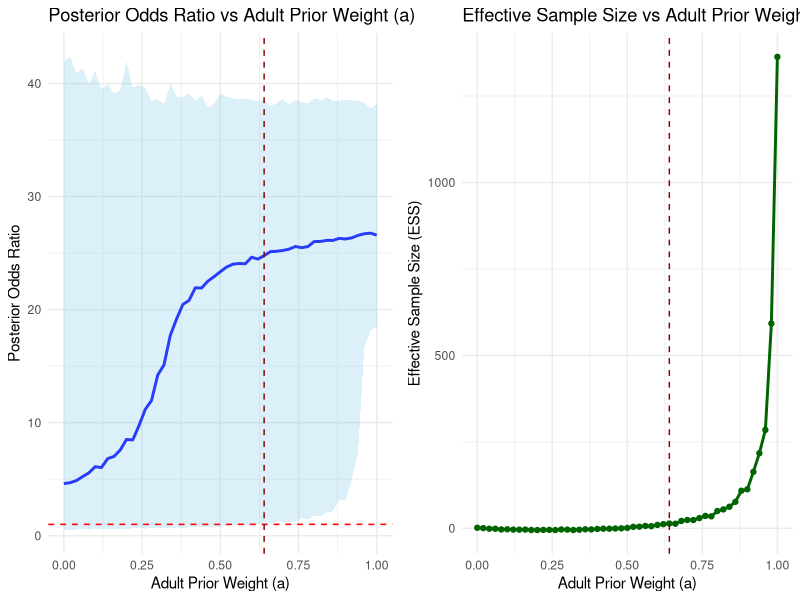
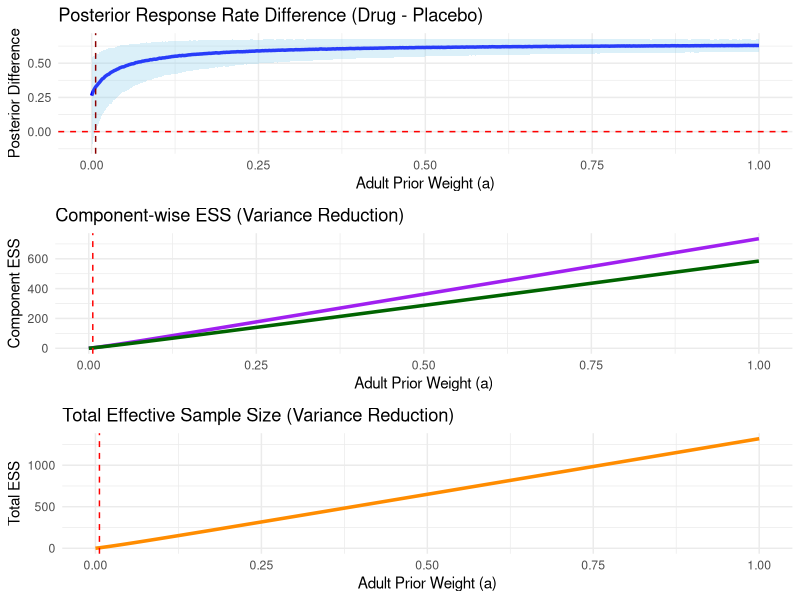

Recreate these plots in R, in order.
## ---- chunk 1
library(ggplot2)
library(gridExtra)

set.seed(123)  # For reproducibility
# Step 1: Basic inputs
adult_placebo_n_pool <- 494
adult_placebo_events_pool <- 45
adult_drug_n_pool <- 509
adult_drug_events_pool <- 375

pediatric_placebo_n_pool <- 6
pediatric_placebo_events_pool <- 1
pediatric_drug_n_pool <- 30
pediatric_drug_events_pool <- 15

# Step 2: Log-odds and variance
log_odds_adult_placebo <- log(adult_placebo_events_pool / (adult_placebo_n_pool - adult_placebo_events_pool))
log_odds_adult_drug <- log(adult_drug_events_pool / (adult_drug_n_pool - adult_drug_events_pool))
adult_variance_placebo <- adult_placebo_n_pool / (adult_placebo_events_pool * (adult_placebo_n_pool - adult_placebo_events_pool))
adult_variance_drug <- adult_drug_n_pool / (adult_drug_events_pool * (adult_drug_n_pool - adult_drug_events_pool))
adult_variance <- adult_variance_placebo + adult_variance_drug

log_odds_pediatric_placebo <- log(pediatric_placebo_events_pool / (pediatric_placebo_n_pool - pediatric_placebo_events_pool))
log_odds_pediatric_drug <- log(pediatric_drug_events_pool / (pediatric_drug_n_pool - pediatric_drug_events_pool))
pediatric_variance_placebo <- pediatric_placebo_n_pool / (pediatric_placebo_events_pool * (pediatric_placebo_n_pool - pediatric_placebo_events_pool))
pediatric_variance_drug <- pediatric_drug_n_pool / (pediatric_drug_events_pool * (pediatric_drug_n_pool - pediatric_drug_events_pool))
pediatric_variance <- pediatric_variance_placebo + pediatric_variance_drug

# Step 3: Skeptical prior
m <- 36/2
skeptical_prior_variance <- m * pediatric_variance
skeptical_prior_mean <- 0

observed_pediatric_effect <- log_odds_pediatric_drug - log_odds_pediatric_placebo

# Functions
update_posterior_component <- function(mu_prior, var_prior, mu_lik, var_lik) {
  var_post = 1 / (1/var_prior + 1/var_lik)
  mu_post = var_post * (mu_prior/var_prior + mu_lik/var_lik)
  return(list(mu = mu_post, var = var_post))
}

compute_Cj <- function(mu_prior, var_prior, mu_lik, var_lik) {
  var_sum = var_prior + var_lik
  dnorm(mu_lik, mean = mu_prior, sd = sqrt(var_sum))
}

# Step 4: Initialize results
results <- data.frame(
  a = numeric(0),
  ci_lower = numeric(0),
  ci_upper = numeric(0),
  OR_median = numeric(0),
  ESS = numeric(0)
)

# Pediatric-only posterior variance (baseline for ESS)
skeptical_mu_vague <- 0
skeptical_var_vague <- 1e6
var_post_ped_only <- 1 / (1/skeptical_var_vague + 1/pediatric_variance)
mu_post_ped_only <- var_post_ped_only * (skeptical_mu_vague/skeptical_var_vague + observed_pediatric_effect/pediatric_variance)
n_samples <- 5000
ped_only_samples <- rnorm(n_samples, mean = mu_post_ped_only, sd = sqrt(var_post_ped_only))
var_no_prior <- var(ped_only_samples)
n_pediatric <- pediatric_placebo_n_pool + pediatric_drug_n_pool

# Step 5: Main loop over a
for (a in seq(0, 1, by = 0.02)) {
  
  k0 <- c(a, 1 - a)
  
  priors <- list(
    list(mu = log_odds_adult_drug - log_odds_adult_placebo, var = adult_variance),
    list(mu = skeptical_prior_mean, var = skeptical_prior_variance)
  )
  
  posterior_components <- list()
  Cj <- numeric(length(priors))
  
  for (j in 1:length(priors)) {
    prior <- priors[[j]]
    posterior_components[[j]] <- update_posterior_component(
      mu_prior = prior$mu, var_prior = prior$var,
      mu_lik = observed_pediatric_effect, var_lik = pediatric_variance
    )
    Cj[j] <- compute_Cj(prior$mu, prior$var, observed_pediatric_effect, pediatric_variance)
  }
  
  # Update posterior mixture weights
  k1 <- k0 * Cj
  k1 <- k1 / sum(k1)
  
  # Sample from mixture posterior
  samples_logor <- numeric(n_samples)
  for (s in 1:n_samples) {
    component <- sample(1:2, size = 1, prob = k1)
    samples_logor[s] <- rnorm(1,
                              mean = posterior_components[[component]]$mu,
                              sd = sqrt(posterior_components[[component]]$var))
  }
  
  samples_or <- exp(samples_logor)  # transform back to OR scale
  
  # Save results
  ci_lower <- quantile(samples_or, 0.025)
  ci_upper <- quantile(samples_or, 0.975)
  OR_median <- median(samples_or)
  
# 传统的有效样本量 (ESS) 计算方法
# 使用后验样本方差与先验样本方差的比例来计算ESS
var_with_prior <- var(samples_logor)  # 后验样本方差
# 这里 var_no_prior 应该是基于没有先验情况下的理论方差。我们可以使用原始方差作为近似值
var_no_prior <- pediatric_variance  # 无先验情况下的方差（假设为输入数据中的方差）

# 计算有效样本量 (ESS)，假设n是样本数量
ess <- n_pediatric * (var_no_prior / var_with_prior-1)  # 计算ESS

# 保存结果
results <- rbind(results, data.frame(a = a, ci_lower = ci_lower, ci_upper = ci_upper,
                                     OR_median = OR_median, ESS = ess))

}

# Step 6: Find tipping point
tipping_point <- results[which(results$ci_lower > 1)[1], ]

cat("Tipping Point Found!\n")
cat("Adult Prior Weight (a):", tipping_point$a, "\n")
cat("Posterior OR Median:", round(tipping_point$OR_median, 2), "\n")
cat("95% CI: (", round(tipping_point$ci_lower, 2), ",", round(tipping_point$ci_upper, 2), ")\n")
cat("Tipping Point ESS:", round(tipping_point$ESS, 1), "pediatric patients\n")

# Step 7: Plot
p1 <- ggplot(results, aes(x = a)) +
  geom_line(aes(y = OR_median), color = "blue", size = 1) +
  geom_ribbon(aes(ymin = ci_lower, ymax = ci_upper), fill = "skyblue", alpha = 0.3) +
  geom_hline(yintercept = 1, linetype = "dashed", color = "red") +
  geom_vline(xintercept = tipping_point$a, linetype = "dashed", color = "darkred") +
  labs(
    title = "Posterior Odds Ratio vs Adult Prior Weight (a)",
    x = "Adult Prior Weight (a)",
    y = "Posterior Odds Ratio"
  ) +
  theme_minimal()

p2 <- ggplot(results, aes(x = a, y = ESS)) +
  geom_line(color = "darkgreen", size = 1) +
  geom_point(color = "darkgreen") +
  geom_vline(xintercept = tipping_point$a, linetype = "dashed", color = "darkred") +
  labs(
    title = "Effective Sample Size vs Adult Prior Weight",
    x = "Adult Prior Weight (a)",
    y = "Effective Sample Size (ESS)"
  ) +
  theme_minimal()

grid.arrange(p1, p2, ncol = 2)

## ---- chunk 2
library(ggplot2)
library(gridExtra)

set.seed(123)

# Input data
adult_placebo_n <- 494; adult_placebo_r <- 45
adult_drug_n <- 509; adult_drug_r <- 375
ped_placebo_n <- 6; ped_placebo_r <- 1
ped_drug_n <- 30; ped_drug_r <- 15
n_samples <- 5000

# Pediatric-only posterior parameters (baseline for variance reduction)
alpha_ped_placebo <- ped_placebo_r + 1
beta_ped_placebo <- ped_placebo_n - ped_placebo_r + 1
alpha_ped_drug <- ped_drug_r + 1
beta_ped_drug <- ped_drug_n - ped_drug_r + 1

# Theoretical posterior variances (no prior)
var_placebo_no_prior <- (alpha_ped_placebo * beta_ped_placebo) / 
                        ((alpha_ped_placebo + beta_ped_placebo)^2 * (alpha_ped_placebo + beta_ped_placebo + 1))
var_drug_no_prior <- (alpha_ped_drug * beta_ped_drug) /
                     ((alpha_ped_drug + beta_ped_drug)^2 * (alpha_ped_drug + beta_ped_drug + 1))
var_no_prior <- var_placebo_no_prior + var_drug_no_prior

# Adult prior parameters
alpha_adult_placebo <- adult_placebo_r + 1
beta_adult_placebo <- adult_placebo_n - adult_placebo_r + 1
alpha_adult_drug <- adult_drug_r + 1
beta_adult_drug <- adult_drug_n - adult_drug_r + 1

# Skeptical prior
alpha_skeptical <- 1
beta_skeptical <- 1

# Storage
results <- data.frame(
  a = numeric(),
  ci_lower = numeric(),
  ci_upper = numeric(),
  median_diff = numeric(),
  ESS_placebo = numeric(),
  ESS_drug = numeric(),
  ESS_total = numeric()
)

# Loop over adult prior weight a ∈ [0, 1]
for (a in seq(0, 1, by = 0.002)) {
  # Weighted prior parameters
  alpha_prior_placebo <- a * alpha_adult_placebo + (1 - a) * alpha_skeptical
  beta_prior_placebo <- a * beta_adult_placebo + (1 - a) * beta_skeptical
  alpha_prior_drug <- a * alpha_adult_drug + (1 - a) * alpha_skeptical
  beta_prior_drug <- a * beta_adult_drug + (1 - a) * beta_skeptical

  # Posterior parameters (prior + pediatric data)
  alpha_post_placebo <- alpha_prior_placebo + ped_placebo_r
  beta_post_placebo <- beta_prior_placebo + ped_placebo_n - ped_placebo_r
  alpha_post_drug <- alpha_prior_drug + ped_drug_r
  beta_post_drug <- beta_prior_drug + ped_drug_n - ped_drug_r

  # Posterior samples
  samples_placebo <- rbeta(n_samples, alpha_post_placebo, beta_post_placebo)
  samples_drug <- rbeta(n_samples, alpha_post_drug, beta_post_drug)
  diff <- samples_drug - samples_placebo

  ci_lower <- quantile(diff, 0.025)
  ci_upper <- quantile(diff, 0.975)
  median_diff <- median(diff)

  # Variance of fused posterior
  var_placebo_with_prior <- (alpha_post_placebo * beta_post_placebo) /
                            ((alpha_post_placebo + beta_post_placebo)^2 * (alpha_post_placebo + beta_post_placebo + 1))
  var_drug_with_prior <- (alpha_post_drug * beta_post_drug) /
                         ((alpha_post_drug + beta_post_drug)^2 * (alpha_post_drug + beta_post_drug + 1))
  
  # ESS via variance reduction (non-negative)
  ess_placebo <- max(0, ped_placebo_n * (var_placebo_no_prior / var_placebo_with_prior - 1))
  ess_drug <- max(0, ped_drug_n * (var_drug_no_prior / var_drug_with_prior - 1))
  ess_total <- ess_placebo + ess_drug

  results <- rbind(results, data.frame(
    a = a,
    ci_lower = ci_lower,
    ci_upper = ci_upper,
    median_diff = median_diff,
    ESS_placebo = ess_placebo,
    ESS_drug = ess_drug,
    ESS_total = ess_total
  ))
}

# Find tipping point
tipping_point <- results[which(results$ci_lower > 0)[1], ]

# Print results
cat("✅ Tipping Point Found:\n")
cat("Adult Prior Weight (a):", tipping_point$a, "\n")
cat("Posterior Difference (Drug - Placebo):", round(tipping_point$median_diff, 3), "\n")
cat("95% CI: (", round(tipping_point$ci_lower, 3), ",", round(tipping_point$ci_upper, 3), ")\n")
cat("ESS from adult placebo:", round(tipping_point$ESS_placebo, 1), "\n")
cat("ESS from adult drug:", round(tipping_point$ESS_drug, 1), "\n")
cat("Total ESS (variance reduction):", round(tipping_point$ESS_total, 1), "\n")

# Plots
p1 <- ggplot(results, aes(x = a)) +
  geom_line(aes(y = median_diff), color = "blue", size = 1.2) +
  geom_ribbon(aes(ymin = ci_lower, ymax = ci_upper), fill = "skyblue", alpha = 0.3) +
  geom_hline(yintercept = 0, linetype = "dashed", color = "red") +
  geom_vline(xintercept = tipping_point$a, linetype = "dashed", color = "darkred") +
  labs(
    title = "Posterior Response Rate Difference (Drug - Placebo)",
    x = "Adult Prior Weight (a)",
    y = "Posterior Difference"
  ) + theme_minimal()

p2 <- ggplot(results, aes(x = a)) +
  geom_line(aes(y = ESS_placebo), color = "purple", size = 1.2) +
  geom_line(aes(y = ESS_drug), color = "darkgreen", size = 1.2) +
  geom_vline(xintercept = tipping_point$a, linetype = "dashed", color = "red") +
  labs(
    title = "Component-wise ESS (Variance Reduction)",
    x = "Adult Prior Weight (a)",
    y = "Component ESS"
  ) + theme_minimal()

p3 <- ggplot(results, aes(x = a, y = ESS_total)) +
  geom_line(color = "darkorange", size = 1.2) +
  geom_vline(xintercept = tipping_point$a, linetype = "dashed", color = "red") +
  labs(
    title = "Total Effective Sample Size (Variance Reduction)",
    x = "Adult Prior Weight (a)",
    y = "Total ESS"
  ) + theme_minimal()

grid.arrange(p1, p2, p3, ncol = 1)
